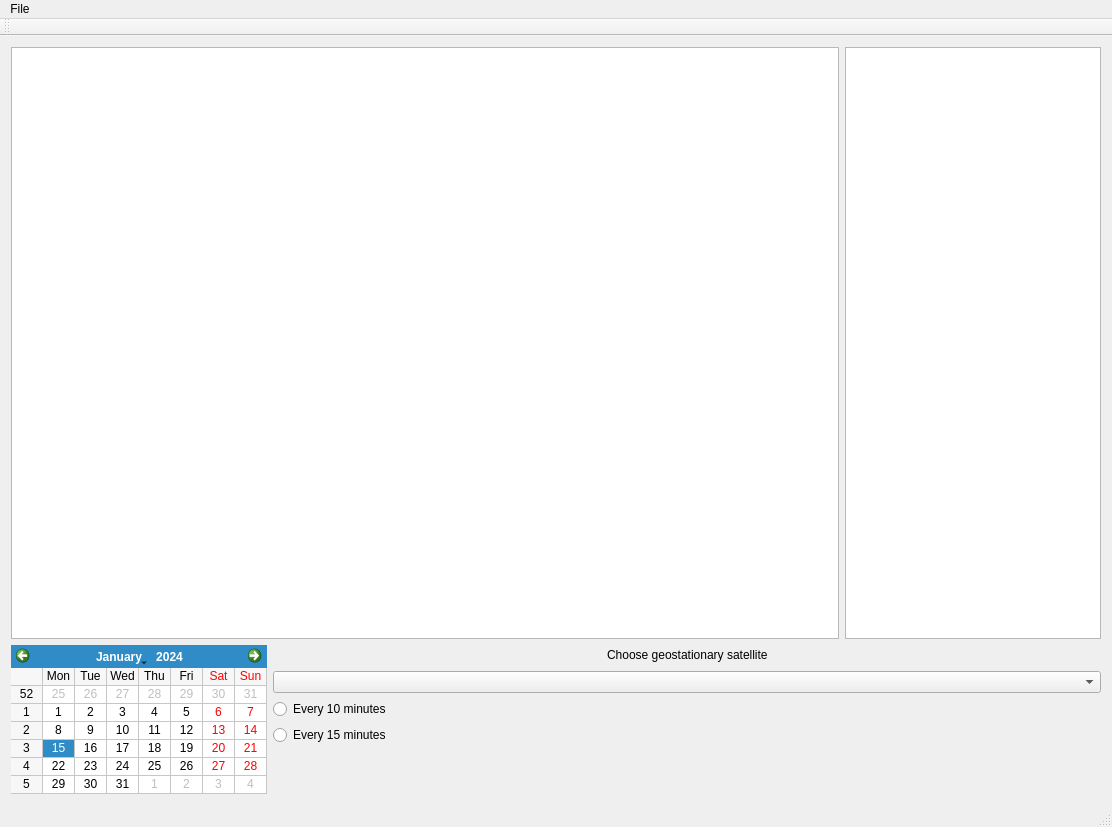
<?xml version="1.0" encoding="UTF-8"?>
<ui version="4.0">
 <class>MainWindow</class>
 <widget class="QMainWindow" name="MainWindow">
  <property name="geometry">
   <rect>
    <x>0</x>
    <y>0</y>
    <width>1112</width>
    <height>827</height>
   </rect>
  </property>
  <property name="windowTitle">
   <string>Where is the Moon ?</string>
  </property>
  <widget class="QWidget" name="centralWidget">
   <layout class="QVBoxLayout" name="verticalLayout" stretch="10,0">
    <item>
     <layout class="QHBoxLayout" name="horizontalLayout_3" stretch="10,0">
      <item>
       <widget class="QGraphicsView" name="graphicsView"/>
      </item>
      <item>
       <widget class="QListWidget" name="listWidget"/>
      </item>
     </layout>
    </item>
    <item>
     <layout class="QHBoxLayout" name="horizontalLayout" stretch="0,10">
      <item>
       <widget class="QCalendarWidget" name="calendarWidget">
        <property name="gridVisible">
         <bool>true</bool>
        </property>
       </widget>
      </item>
      <item>
       <layout class="QVBoxLayout" name="verticalLayout_2">
        <item>
         <layout class="QHBoxLayout" name="horizontalLayout_2">
          <item>
           <spacer name="horizontalSpacer">
            <property name="orientation">
             <enum>Qt::Horizontal</enum>
            </property>
            <property name="sizeHint" stdset="0">
             <size>
              <width>40</width>
              <height>20</height>
             </size>
            </property>
           </spacer>
          </item>
          <item>
           <widget class="QLabel" name="label_3">
            <property name="text">
             <string>Choose geostationary satellite</string>
            </property>
           </widget>
          </item>
          <item>
           <spacer name="horizontalSpacer_2">
            <property name="orientation">
             <enum>Qt::Horizontal</enum>
            </property>
            <property name="sizeHint" stdset="0">
             <size>
              <width>40</width>
              <height>20</height>
             </size>
            </property>
           </spacer>
          </item>
         </layout>
        </item>
        <item>
         <widget class="QComboBox" name="cmbGeoSat"/>
        </item>
        <item>
         <widget class="QRadioButton" name="rdb10min">
          <property name="text">
           <string>Every 10 minutes</string>
          </property>
         </widget>
        </item>
        <item>
         <widget class="QRadioButton" name="rdb15min">
          <property name="text">
           <string>Every 15 minutes</string>
          </property>
         </widget>
        </item>
        <item>
         <spacer name="verticalSpacer">
          <property name="orientation">
           <enum>Qt::Vertical</enum>
          </property>
          <property name="sizeHint" stdset="0">
           <size>
            <width>20</width>
            <height>40</height>
           </size>
          </property>
         </spacer>
        </item>
       </layout>
      </item>
     </layout>
    </item>
   </layout>
  </widget>
  <widget class="QMenuBar" name="menuBar">
   <property name="geometry">
    <rect>
     <x>0</x>
     <y>0</y>
     <width>1112</width>
     <height>19</height>
    </rect>
   </property>
   <widget class="QMenu" name="menuFile">
    <property name="title">
     <string>File</string>
    </property>
    <addaction name="actionExit"/>
   </widget>
   <addaction name="menuFile"/>
  </widget>
  <widget class="QToolBar" name="mainToolBar">
   <attribute name="toolBarArea">
    <enum>TopToolBarArea</enum>
   </attribute>
   <attribute name="toolBarBreak">
    <bool>false</bool>
   </attribute>
  </widget>
  <widget class="QStatusBar" name="statusBar"/>
  <action name="actionExit">
   <property name="text">
    <string>Exit</string>
   </property>
  </action>
 </widget>
 <layoutdefault spacing="6" margin="11"/>
 <resources/>
 <connections/>
</ui>
